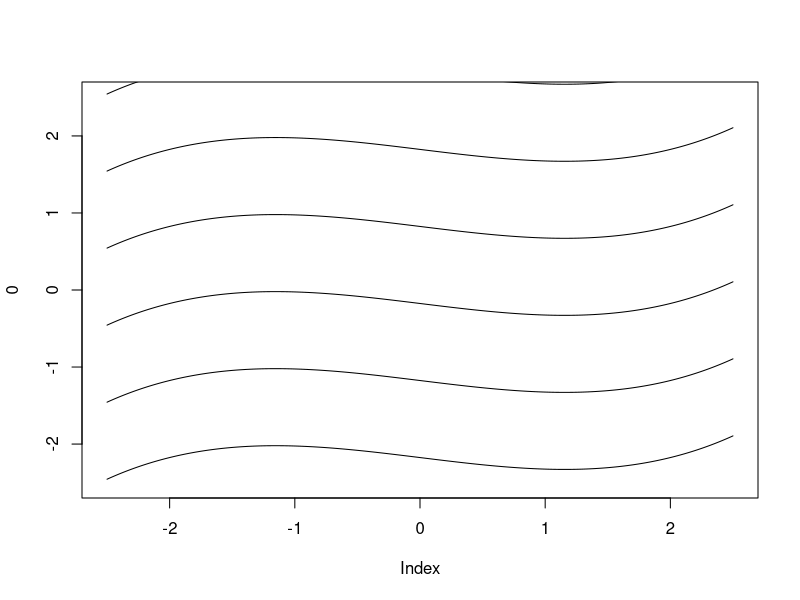

This figure's R source:
# Partition Boundary
boundary <- function(x) {
  0.05 * x**3 - 0.2 * x +- 0.175
}

delta <- 1e-3
xs <- seq(-2.5, 2.5, delta)

plot(0, xlim=c(-2.5, 2.5), ylim=c(-2.5, 2.5), type="n")

for (d in c(-2, -1, 0, 1, 2, 3)) {
  ys <- sapply(xs, function(x) boundary(x) + d)
  lines(xs, ys)
}

# Discrete Partition Normalizations
delta <- 1e-2
xs <- seq(-6, +6, delta)
N <- length(xs)
ys <- xs

ds <- c(-2, -1, 0, 1, 2, 3)
norms <- c()

for (d in ds) {
  zs <- matrix(0, nrow=N, ncol=N)
  
  for (n in 1:N) {
    for (m in 1:N) {
      ymin <- boundary(xs[n]) + (d - 1)
      ymax <- boundary(xs[n]) + (d - 0)
      if (ymin < ys[m] & ys[m] < ymax) {
        zs[n, m] <- dnorm(xs[n], 0, 1) * dnorm(ys[m], 0, 1)
      }
    }
  }
  norms <- c(norms, sum(zs) * delta**2)
}

cat(sprintf("%.3f/%.3f,", ds, 1 / norms), "\n")

# Continuous Partition Normalizations
delta <- 1e-2
xs <- seq(-6, +6, delta)
N <- length(xs)

ds <- seq(-2.5, 3, 0.1)
norms <- c()

for (d in ds) {
  deltas <- rep(0, N - 1)
  zs <- rep(0, N - 1)
  
  for (n in 2:N) {
    y <- boundary(xs[n]) + d
    
    dx <- xs[n] - xs[n - 1]
    dy <- y - (boundary(xs[n - 1]) + d)
    deltas[n - 1] <- sqrt(dx**2 + dy**2)
    
    zs[n - 1] <- dnorm(xs[n], 0, 1) * dnorm(y, 0, 1)
  }
  norms <- c(norms, sum(zs * deltas))
}

cat(sprintf("%.3f/%.3f,", ds, 1 / norms), "\n")
